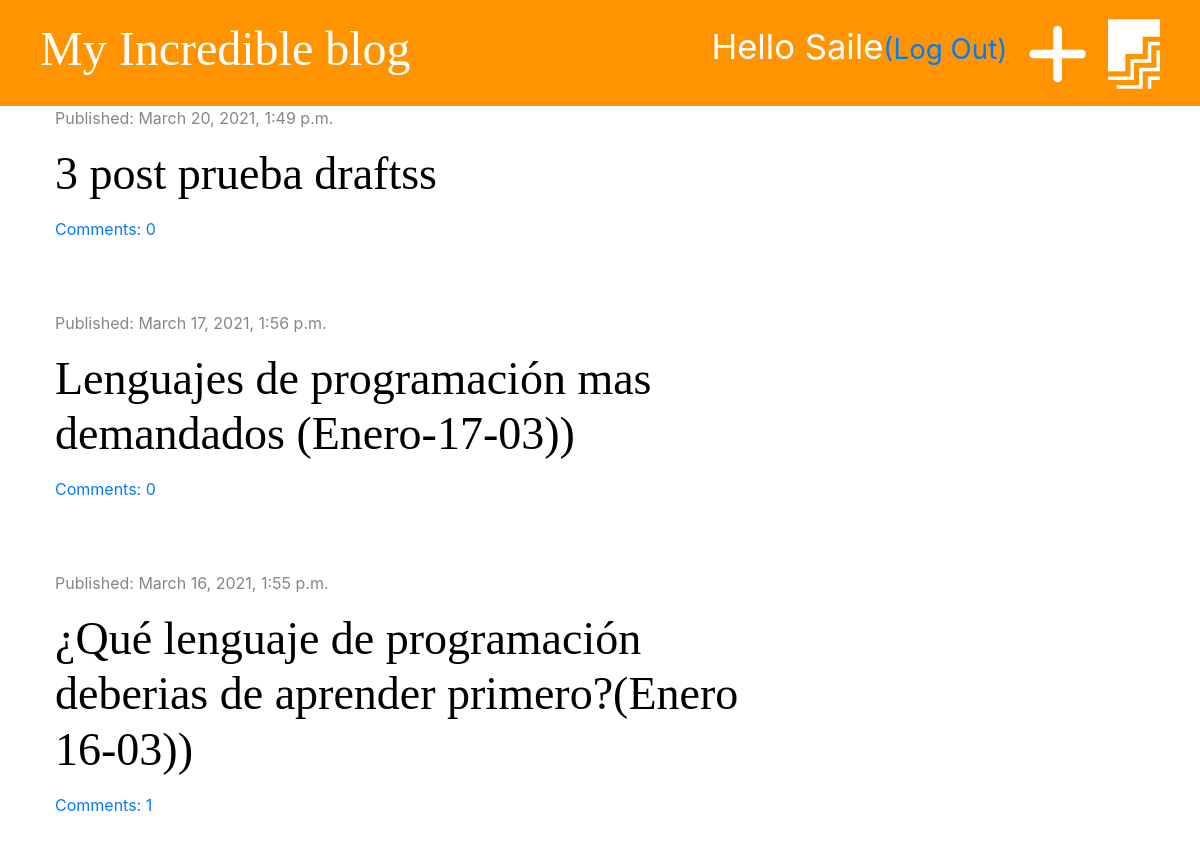
The app's page / (signed in) with its own data.
### blog/models.py (models this page shows, shortened)
class Post(models.Model):
    author = models.ForeignKey('auth.User', on_delete=models.CASCADE)
    title = models.CharField(max_length=200)
    text = models.TextField()
    created_at = models.DateTimeField(default=timezone.now)
    published_date = models.DateTimeField(blank=True, null=True)
    def approved_comments(self):
        return self.comments.filter(approved=True)

### blog/views.py (the view)
# urls.py: path('', views.post_list, name='post_list'),
def post_list(request):
    posts = Post.objects.filter(
        published_date__lte=timezone.now()).order_by('-published_date')
    stuff_for_frontend = {'posts': posts}
    return render(request, 'blog/post_list.html', stuff_for_frontend)

### blog/templatetags/markdownify.py (called while the page is built)
@register.filter
def markdown(value):
    renderer = HighlightRenderer()
    markdown = mistune.Markdown(renderer=renderer)
    return markdown(value)

### blog/templates/blog/post_list.html (shortened to what this page needs)
{% extends 'blog/base.html' %}
{% load markdownify %}
{% block content %}
{% for post in posts %}
<div class="post">
    <div class="date">
        <p>Published: {{post.published_date}}</p>
    </div>
    <h1><a href="{% url 'post_detail' pk=post.pk %}">{{ post.title }}</a></h1>
    <a href="{% url 'post_detail' pk=post.pk %}">Comments: {{post.approved_comments.count}}</a>
</div>
{% endfor %}
{% endblock %}

### blog/templates/blog/base.html (shortened to what this page needs)
{% load static %}
<!DOCTYPE html>
<html lang="en">
<head>
    <link href="https://stackpath.bootstrapcdn.com/bootstrap/4.5.2/css/bootstrap.min.css" rel="stylesheet">
    <link rel="stylesheet" href="{% static 'css/blog.css' %}">
    <link rel="stylesheet" href="{% static 'css/zenburn.css' %}">
</head>
<body>
    <div class="page-header">
        {% if user.is_authenticated %}
        <a href="{% url 'post_draft_list' %}" class="top-menu"><i class="fab fa-firstdraft fa-2x"></i></a>
        <a href="{% url 'post_new' %}" class="top-menu"><i class="fas fa-plus fa-2x " style="color:white"></i></a>
        <p class="top-menu">Hello {{user.username}}<small><a href="{% url 'logout' %}">(Log Out)</a></small></p>
        {% else %}
        <a href="{% url 'login' %}" class="top-menu"><i class="fas fa-sign-in-alt fa-2x " style="color:white"></i></a>
        {% endif %}
        <h1><a href="/">My Incredible blog</a></h1>
    </div>
    <div class="content container">
        <div class="row">
            <div class="col-md-8">
                {% block content %}
                {% endblock %}
            </div>
        </div>
    </div>
</body>
</html>

### blog/static/css/blog.css (style rules this page uses)
.page-header { background-color:#ff9400; margin-top:0; padding:20px 20px 20px 40px; }
.page-header h1, .page-header h1 a { color:white; font-size: 36pt; text-decoration: none; }
.content { margin-left: 40px; }
h1,h2,h3,h4 { font-family: 'Droid Sans',serif; font-size: 46px; }
.date { color:#868686; }
.post { margin-bottom:70px; }
.post h1 a { color:#000000; }
.top-menu, .top-menu:hover { color:#ffffff; float:right; font-size:26pt; margin-right:20px; }

### records on screen
Post: published_date "March 20, 2021, 1:49 p.m.", title "3 post prueba draftss", approved_comments.count "0"
Post: published_date "March 17, 2021, 1:56 p.m.", title "Lenguajes de programación mas demandados (Enero-17-03))", approved_comments.count "0"
Post: published_date "March 16, 2021, 1:55 p.m.", title "¿Qué lenguaje de programación deberias de aprender primero?(Enero 16-03))", approved_comments.count "1"

### other values on screen
{{ user.username }} "Saile"
